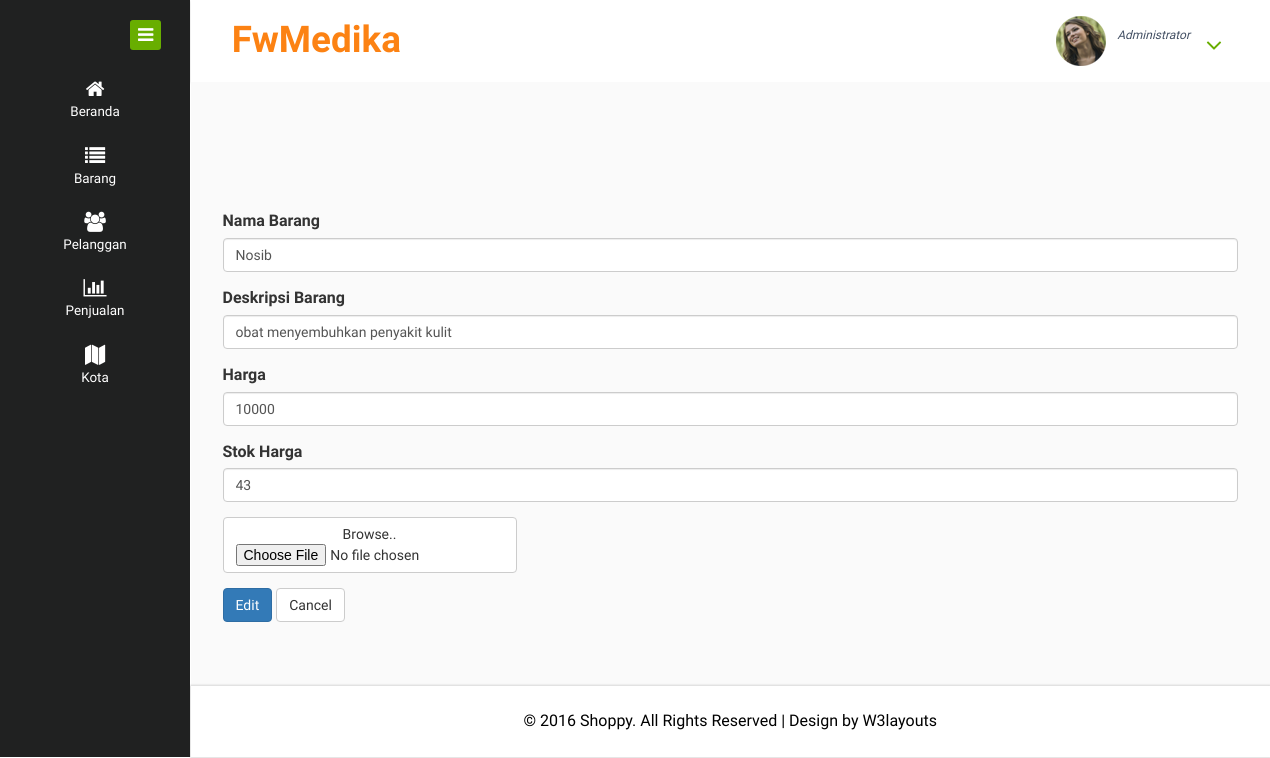
Screenshot of /index.php/Barang/editBarang/1 with the database file from the repository.
### tables this page shows
CREATE TABLE `barang` (
  `id` int(11) NOT NULL,
  `nama_barang` varchar(255) NOT NULL,
  `deskripsi_barang` varchar(255) NOT NULL,
  `harga` float NOT NULL,
  `stok_barang` int(255) NOT NULL,
  `gambar` varchar(255) NOT NULL
);

### application/controllers/Barang.php (called while the page is built, shortened)
<?php
class Barang extends CI_Controller
{
	function __construct(){
		$this->load->model('Queryeksekusi');
		$this->load->helper(array('form','url'));
	}
    function editBarang($id){
    	$brg=$this->Queryeksekusi->tampil_barang_per_id($id);
    	$data=array(
    		'id'				=>set_value('id', $brg[0]->id),
    		'nama_barang'		=>set_value('nama_barang', $brg[0]->nama_barang),
    		'deskripsi_barang'	=>set_value('deskripsi_barang', $brg[0]->deskripsi_barang),
    		'harga'				=>set_value('harga', $brg[0]->harga),
    		'stok_barang'		=>set_value('stok_barang', $brg[0]->stok_barang),
    		'action'			=>site_url('Barang/edit_aksi'),
    		'button'			=>'Edit'
    	);
    	$this->load->view('HalamanAdmin/Barang/barang_form_admin', $data);
    }
}
?>

### index.php (called while the page is built, shortened)
<?php
require_once BASEPATH.'core/CodeIgniter.php';

### application/models/Queryeksekusi.php (called while the page is built, shortened)
<?php
class Queryeksekusi extends CI_Model
{
	public $table_barang 		= 'barang';
	public $id					= 'id';
	function tampil_barang_per_id($id){
		$this->db->where($this->id, $id);
		return $this->db->get($this->table_barang)->result();
	}
}
?>

### application/views/HalamanAdmin/Barang/barang_form_admin.php (the view, shortened to what this page needs)
<!DOCTYPE HTML>
<html>
<head>
</head>
<body>
	<div class="page-container">
		<div class="left-content">
			<div class="mother-grid-inner">
				<div class="inner-block">
					<form role="form" action="<?php echo $action; ?>" enctype="multipart/form-data" method="POST" >
						<div class="form-group">
							<label>Nama Barang</label>
							<input type="text" class="form-control" name="nama_barang" value="<?php echo $nama_barang; ?>" placeholder="Nama Barang" required>
						</div>
						<div class="form-group">
							<label>Deskripsi Barang</label>
							<input type="text" class="form-control" name="deskripsi_barang" value="<?php echo $deskripsi_barang; ?>" placeholder="Deskripsi Barang" required>
						</div>
						<div class="form-group">
							<label>Harga</label>
							<input type="text" class="form-control" name="harga" value="<?php echo $harga; ?>" placeholder="Harga Barang" required>
						</div>
						<div class="form-group">
							<label>Stok Harga</label>
							<input type="text" class="form-control" name="stok_barang" value="<?php echo $stok_barang; ?>" placeholder="Stok Barang" required>
						</div>
						<div class="form-group">
							<label class="btn btn-default btn-file">Browse..
								<input type="file" name="gambar">
							</label>
						</div>
						<button type="submit" class="btn btn-primary"><?php echo $button ?> </button>
						<a href="<?php echo site_url('Barang') ?> "class="btn btn-default">Cancel</a>
					</form>
				</div>
			</div>
		</div>
	</div>
</body>
</html>

### rows the page displays
barang: nama_barang "Nosib", deskripsi_barang "obat menyembuhkan penyakit kulit", harga "10000", stok_barang "43"

### other values shown
$button "Edit"
